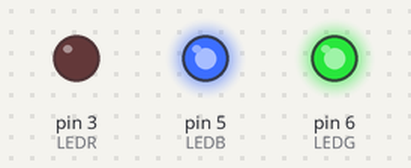
Recording of a sketch running on a simulated Arduino Uno, built with avr-gcc and run on an emulated ATmega328P. On the bench: output pins drawn as LEDs (lit = HIGH).

Above: at 0.5 s.
At 1.5 s:
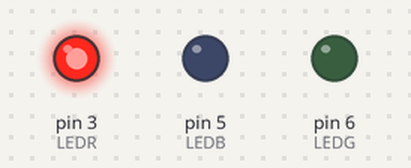
At 5.5 s:
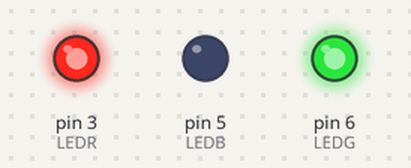
Timing chart, 0 to 6.9 s (numbered marks = the images above):
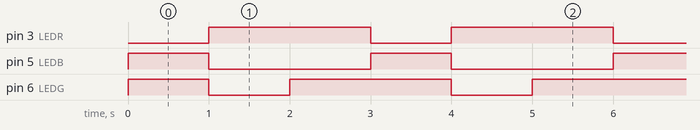

Measured:
- by itself, pin 3 (LEDR): alternates HIGH for 2.0 s and LOW for 1.0 s
- by itself, pin 5 (LEDB): alternates HIGH for 1.0 s and LOW for 2.0 s
- by itself, pin 6 (LEDG): repeats every 3.0 s: LOW 1.0 s, HIGH 2.0 s

The sketch:

2c.ino
```cpp
#define LEDR 3
#define LEDB 5
#define LEDG 6
void setup()
{
  pinMode(LEDR, OUTPUT);
  pinMode(LEDB, OUTPUT);
  pinMode(LEDG, OUTPUT);
}

void loop()
{
analogWrite(LEDR,0);
analogWrite(LEDB,255);
analogWrite(LEDG,255);
delay (1000);


analogWrite(LEDR,255);
analogWrite(LEDB,0);
analogWrite(LEDG,0);
 delay(1000);

analogWrite(LEDR,255);
analogWrite(LEDB,0);
analogWrite(LEDG,255);
	delay(1000);
}
```
